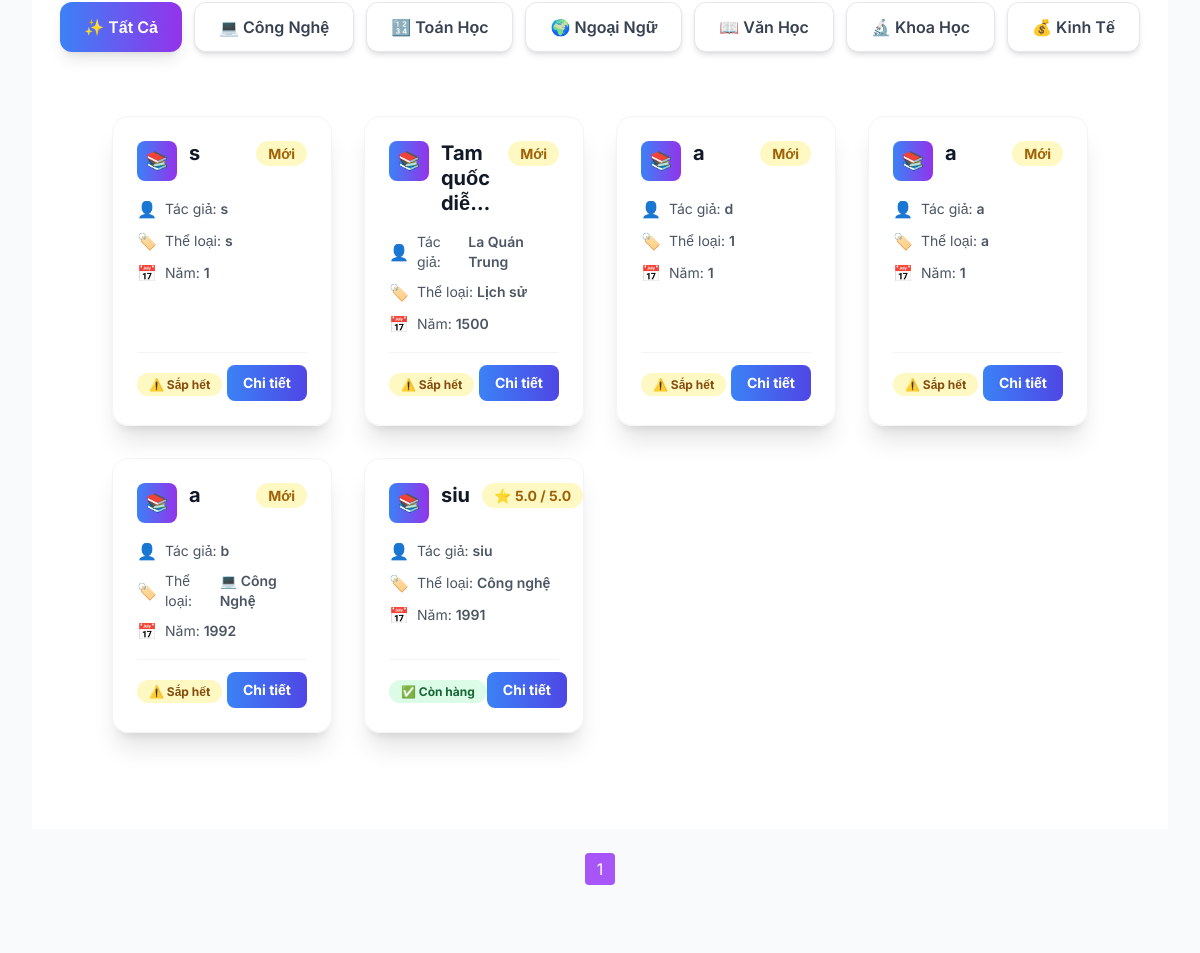
/library/home/ (signed in, middle part), run on an earlier commit of the app's database.
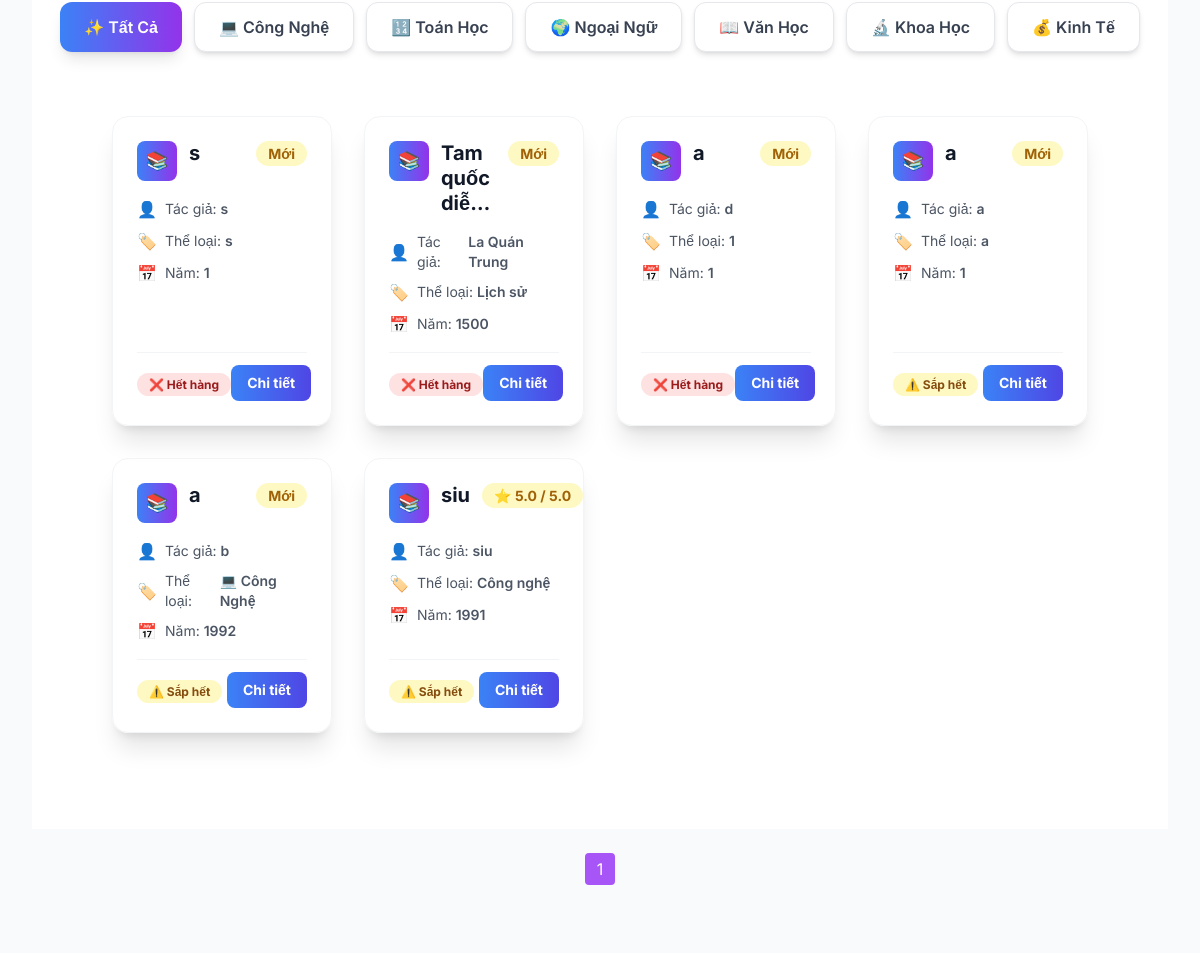
And on a later commit of the database.
### Librarian/models.py (models this page shows, shortened)
class Book(models.Model):
    STATUS_CHOICES = [
        ('available', 'Available'),
        ('unavailable', 'Unavailable'),
    ]
    book_id = models.AutoField(primary_key=True)
    title = models.CharField(max_length=255)
    author = models.CharField(max_length=255)
    year = models.IntegerField(blank=True, null=True)
    category = models.CharField(max_length=100, blank=True, null=True)
    quantity = models.PositiveIntegerField(default=0)
    status = models.CharField(max_length=20, choices=STATUS_CHOICES, default='available')
    description = models.TextField(blank=True, null=True)

### library/views.py (the view)
# urls.py: 2. Add a URL to urlpatterns:  path('', views.home, name='home')
def home(request):
    if not request.user.is_authenticated:
        return redirect("account:logout")
    books_with_rating = Book.objects.annotate(
        avg_rating=Avg('reviews__rating')  # ✅ dùng đúng related_name của Review
    ).order_by("-book_id")
    paginator = Paginator(books_with_rating, 8)
    page_number = request.GET.get("page")
    page_obj = paginator.get_page(page_number)
    try:
        user_profile = UserProfile.objects.get(user=request.user)
    except UserProfile.DoesNotExist:
        return redirect("login")
    context = {
        "user_profile": user_profile,
        "max_days": getattr(user_profile, "max_days", 10),
        "page_obj": page_obj,  # ✅ chứa cả avg_rating rồi
    }
    return render(request, "library/home.html", context)

### account/membership_states.py (called while the page is built)
    @property
    def max_days(self):
        return 60

### account/models.py (called while the page is built)
    def get_membership_state(self):
        if self.membership_level == 'standard':
            return StandardState()
        elif self.membership_level == 'premium':
            return PremiumState()
        return BasicState()

    @property
    def max_days(self):
        return self.get_membership_state().max_days

### library/templates/library/home.html (shortened to what the changed rows need)
{% extends "base.html" %}
{% block content %}
<div class="bg-gray-50" style="font-family:'Inter', sans-serif;">
    <section id="catalog" class="py-16 bg-gray-50">
        <div class="max-w-7xl mx-auto px-4 sm:px-6 lg:px-8">
<section class="py-16 bg-white">
 <div class="container mx-auto px-6 py-8">
    <div
        id="bookList"
        class="grid grid-cols-1 sm:grid-cols-2 md:grid-cols-3 lg:grid-cols-4 gap-8 justify-items-stretch"
    >
        {% for book in page_obj %}
        <div
            class="book-item book-card h-full flex flex-col p-6 rounded-2xl shadow-xl transition-all duration-300 hover:shadow-2xl hover:scale-[1.01] border border-gray-100"
            data-category="{{ book.category|slugify }}"
        >
            <div class="flex flex-col flex-grow">
                <div class="flex items-start justify-between mb-4">
                    <div class="flex items-start flex-1 mr-3">
                        <div
                            class="w-10 h-10 bg-gradient-to-r from-blue-500 to-purple-600 rounded-lg flex items-center justify-center flex-shrink-0 mr-3"
                        >
                            <span class="text-white text-lg"> 📚 </span>
                        </div>
                        <h4 class="text-xl font-bold text-gray-900 line-clamp-3 overflow-hidden break-words leading-tight flex-grow">
                            {{ book.title }}
                        </h4>
                    </div>
                    <div class="flex-shrink-0">
                        <span class="text-sm font-bold bg-yellow-100 text-yellow-700 px-3 py-1 rounded-full whitespace-nowrap">
                            {% if book.avg_rating %}
                            ⭐️ {{ book.avg_rating|floatformat:1 }} / 5.0
                            {% else %}
                            Mới
                            {% endif %}
                        </span>
                    </div>
                </div>
                <div class="space-y-2 text-gray-600 text-sm mb-4 flex-grow">
                    <p class="flex items-center">
                        <span class="mr-2 text-base">👤</span>
                        <span>Tác giả:</span>
                        <span class="font-semibold ml-1">{{ book.author }}</span>
                    </p>
                    <p class="flex items-center">
                        <span class="mr-2 text-base">🏷️</span>
                        <span>Thể loại:</span>
                        <span class="font-semibold ml-1">{{ book.category }}</span>
                    </p>
                    <p class="flex items-center">
                        <span class="mr-2 text-base">📅</span>
                        <span>Năm:</span>
                        <span class="font-semibold ml-1">{{ book.year }}</span>
                    </p>
                </div>
                <div class="flex justify-between items-center pt-3 border-t border-gray-100 mt-auto">
                    <div>
                        {% if book.quantity > 5 %}
                        <span
                            class="status-badge bg-green-100 text-green-800 px-3 py-1 rounded-full text-xs font-bold whitespace-nowrap"
                        >
                            ✅ Còn hàng
                        </span>
                        {% elif book.quantity > 0 %}
                        <span
                            class="status-badge bg-yellow-100 text-yellow-800 px-3 py-1 rounded-full text-xs font-bold whitespace-nowrap"
                        >
                            ⚠️ Sắp hết
                        </span>
                        {% else %}
                        <span
                            class="status-badge bg-red-100 text-red-800 px-3 py-1 rounded-full text-xs font-bold whitespace-nowrap"
                        >
                            ❌ Hết hàng
                        </span>
                        {% endif %}
                    </div>
                    <a
                        href="{% url 'library:book_detail_view' book.book_id %}"
                        class="bg-gradient-to-r from-blue-500 to-indigo-600 text-white px-4 py-2 rounded-lg hover:shadow-lg transition-all duration-300 text-sm font-bold whitespace-nowrap text-center"
                    >
                        Chi tiết
                    </a>
                </div>
            </div>
        </div>
        {% endfor %}
    </div>
</div>
</section>
        </div>
    </section>
</div>
</body>
{% endblock %}

What changed in the data, as far as the page shows it:
changed Book (number 1 of 6 on the later page): quantity "⚠️ Sắp hết" → "❌ Hết hàng"
changed Book "La Quán Trung": quantity "⚠️ Sắp hết" → "❌ Hết hàng"
changed Book (number 3 of 6 on the later page): quantity "⚠️ Sắp hết" → "❌ Hết hàng"
changed Book "siu": quantity "✅ Còn hàng" → "⚠️ Sắp hết"
